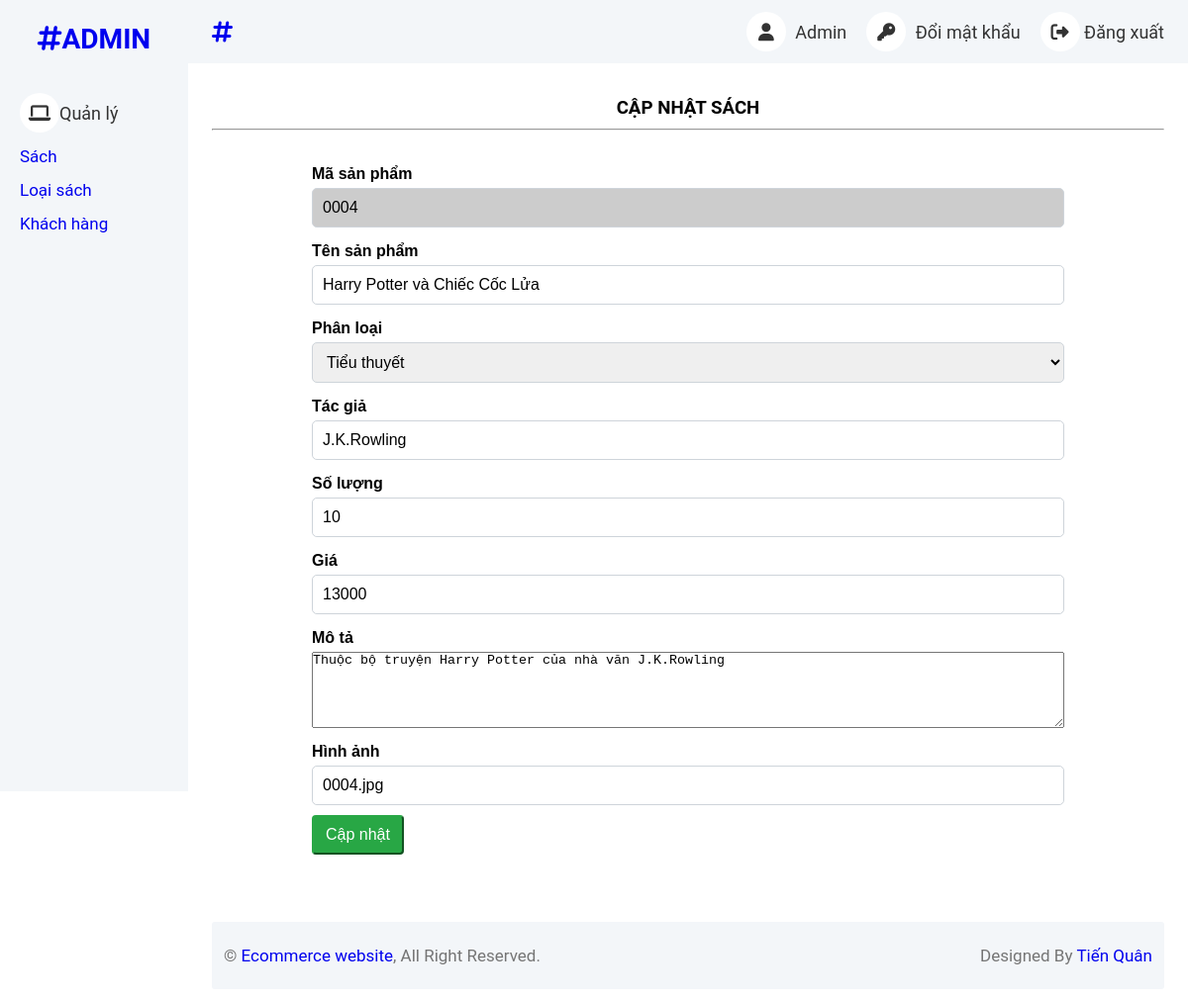
The page /html/admin/product/index.php?action=edit&productId=0004 on the database its author committed.
### tables this page shows
CREATE TABLE `sach` (
  `maSach` varchar(4) NOT NULL,
  `tenSach` varchar(100),
  `maLS` varchar(4),
  `moTa` varchar(256),
  `giaTien` int(11),
  `soLuong` int(11),
  `tacGia` varchar(256),
  `hinhAnh` varchar(256)
);

### html/admin/product/index.php (called while the page is built, shortened)
<?php
    include_once '../../../components/layout_admin.php';
?>

### database/helper/query.php (called while the page is built, shortened)
<?php
  include_once "connect.php";
  function quick_query(string $sql) {
    global $conn;
    $result = mysqli_query($conn, $sql);
    return $result;
}
  function get_data_query(string $sql) {
    $result = quick_query($sql);
    $data = [];
    if (mysqli_num_rows($result) != 0) {
      while ($row = mysqli_fetch_array($result)) {
        $data[] = $row;
      }
    }
    return $data;
  }
?>

### html/admin/product/product_edit.php (the view, shortened to what this page needs)
<?php
    $sql_ls = "SELECT s.maLS, l.tenLS FROM sach AS s JOIN loai_sach AS l ON s.maLS = l.maLS group by s.maLS";
    $res_ls = get_data_query($sql_ls);
    if(isset($_GET['productId'])){
        $id = $_GET['productId'];
        $sql = "SELECT s.*, l.tenLS FROM sach AS s JOIN loai_sach AS l ON s.maLS = l.maLS WHERE s.maSach = $id";
        $res = get_data_query($sql);
        if($res){
            $product = $res[0];
        }
    }
?>
<section>
    <h3>CẬP NHẬT SÁCH</h3>
    <hr>
    <form action="" method="post" class="form-container">
        <div>
            <label for="productId" class="form-label">Mã sản phẩm</label>
            <input type="text" readonly style="background-color: #ccc;" id="productId" name="productId" value="<?php echo $product['maSach'] ?? $productId; ?>" class="form-input" >
        </div>
        <div>
            <label for="productName" class="form-label">Tên sản phẩm</label>
            <input required type="text" id="productName" name="productName" value="<?php echo $product['tenSach'] ?? "" ?>" class="form-input">
        </div>
        <div>
            <label for="category" class="form-label">Phân loại</label>
            <select name="category" id="category" class="form-select">
                <?php
                foreach ($res_ls as $line) {
                    $selected = ($line['maLS'] == $product['maLS']) ? 'selected' : '';
                    echo "<option value='{$line['maLS']}' $selected> {$line['tenLS']} </option>";
                }
                ?>
            </select>
        </div>
        <div>
            <label for="author" class="form-label">Tác giả</label>
            <input required type="text" name="author" id="author" value="<?php echo $product['tacGia'] ?? "" ?>" class="form-input">
        </div>
        <div>
            <label for="quantity" class="form-label">Số lượng</label>
            <input required type="number" id="quantity" name="quantity" value="<?php echo $product['soLuong'] ?? $quantity ?>" class="form-input">
        </div>
        <div>
            <label for="price" class="form-label">Giá</label>
            <input required type="number" id="price" min="0" name="price" value="<?php echo $product['giaTien'] ?>"  class="form-input">
        </div>
        <div>
            <label for="description" class="form-label">Mô tả</label>
            <div class="editor-container">
                <textarea rows="5" name="productDes" id=""><?php echo $product['moTa'] ?></textarea>
            </div>
        </div>
        <div>
            <label for="productImg"  class="form-label">Hình ảnh</label>
            <input required type="text" name="productImg" value="<?php echo $product['hinhAnh'] ?>" id="productImg" class="form-input" required>
        </div>
        <div style="margin-top: 10px">
            <div class="col-md-offset-2 col-md-10">
                <input required type="submit" name="submit" value="Cập nhật" class="btn btn-success" />
            </div>
        </div>
    </form>
</section>

### assets/styles/basic_setup.css (style rules this page uses)
* { padding: 0; margin: 0; box-sizing: border-box; }
:root { --primary-color: #f95030; --primary-color-rgb: rgba(238, 75 , 43); --white-color: #fff; --black-color: #000; --text-color: #333; --star-gold: #FFCE3E; --header-height: 120px; --navbar-height: 30px; --header-with-search: calc(var(--header-height) - var(--navbar-height)); --header-sort-bar-height: 46px; --width: 0%; }
html { font-family: 'Roboto', sans-serif; box-sizing: border-box; scroll-behavior: smooth; }

### assets/styles/custom.css (style rules this page uses)
input[type="submit"], button { cursor: pointer; }
body { position: relative; }

### components/layout_admin.php (style rules this page uses)
:root { --primary-color: #f95030; --primary-color-rgb: rgba(238, 75 , 43); --white-color: #fff; --black-color: #000; --text-color: #949494; }
* { margin: 0; padding: 0; box-sizing: border-box; }
.btn { display: inline-block; font-weight: 400; text-align: center; white-space: nowrap; vertical-align: middle; font-size: 16px; line-height: 1.5; padding: 6px 12px; border-radius: 4px; text-decoration: none; cursor: pointer; }
.btn.btn-success { color: #fff; background-color: #28a745; border-color: #28a745; }
section { padding: 24px; }
h3 { padding: 10px 0; text-align: center; }

### html/admin/product/product_edit.php (style rules this page uses)
.form-container { max-width: 800px; margin: 0 auto; padding: 20px; font-family: Arial, sans-serif; }
.form-label { display: block; font-weight: bold; margin: 15px 0 5px; }
.form-input, .form-select { width: 100%; padding: 10px; border: 1px solid #ced4da; border-radius: 5px; box-sizing: border-box; font-size: 16px; }
textarea { width: 100%; }

### rows shown on the page
sach: productId "0004", productName "Harry Potter và Chiếc Cốc Lửa", author "J.K.Rowling", quantity "10", price "13000", productDes "Thuộc bộ truyện Harry Potter của nhà văn J.K.Rowling", productImg "0004.jpg"

### other values the page prints
form field category "Tiểu thuyết"
